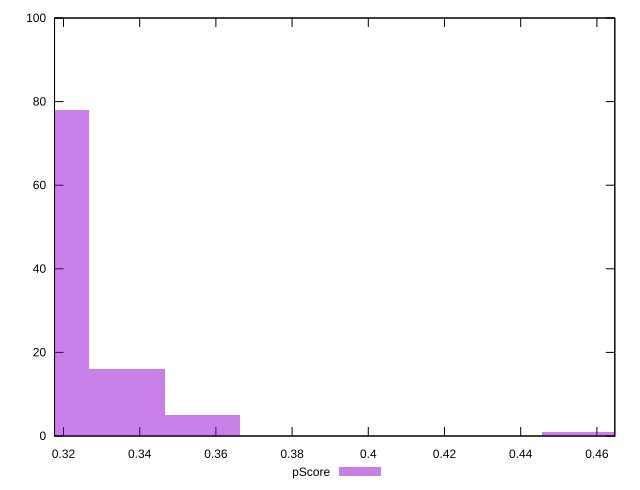

Reproduce this figure in gnuplot.
reset

$pScore <<EOF
0.35653377294470834 5
0.33672634111444677 16
0.3169189092841852 78
0.45557093209601623 1
EOF

set key outside below
set boxwidth 0.019807431830261575
set xrange [0.3176470588235294:0.4647058823529412]
set yrange [0:100]
set trange [0:100]
set style fill transparent solid 0.5 noborder
set terminal svg size 640, 490 enhanced background rgb 'white'
set output "report_00017_2021-02-10T15-08-03.406Z/unused-javascript/samples/pages+cached+noadtech+nomedia/pScore/histogram.svg"

plot $pScore title "pScore" with boxes

reset
